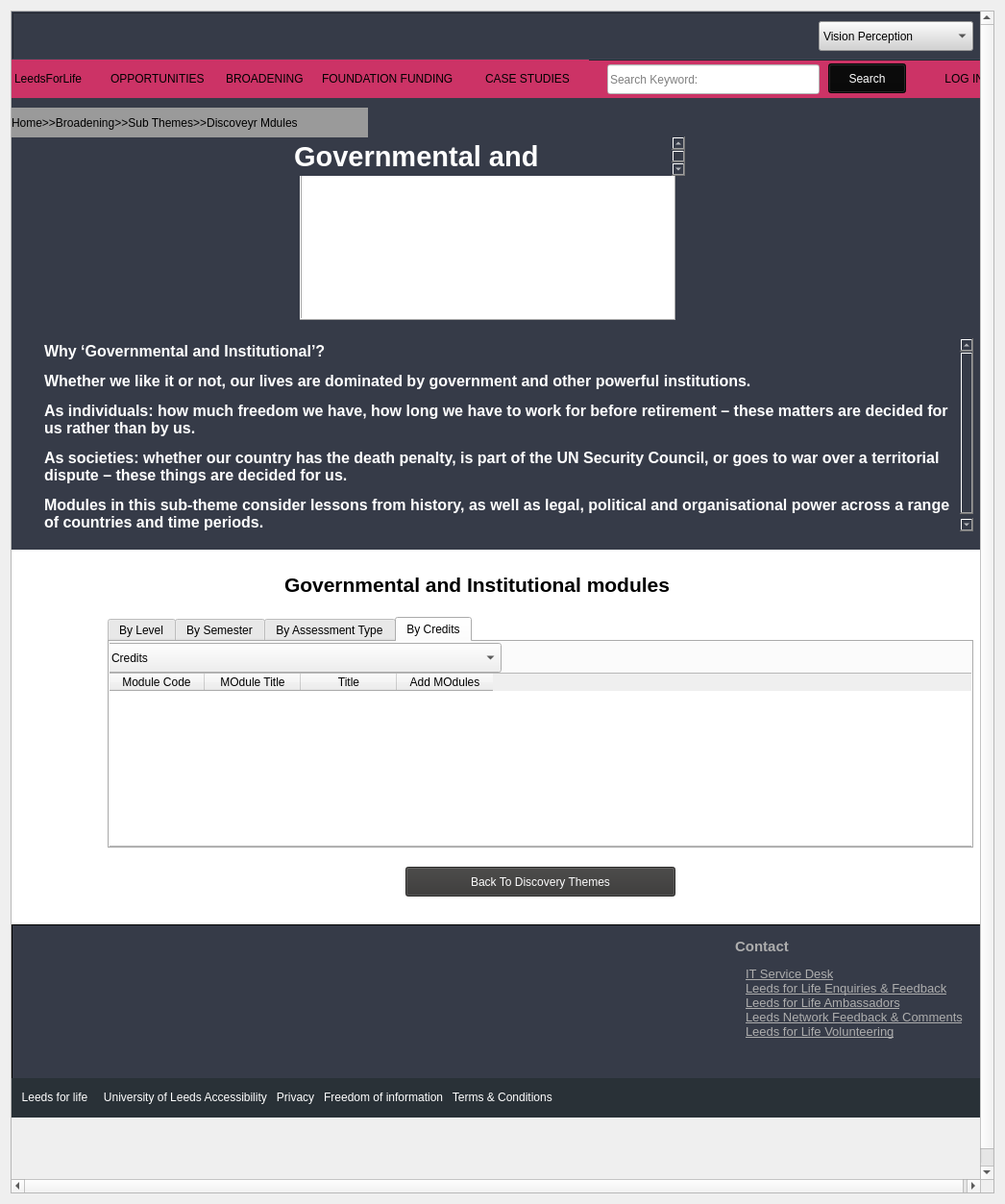
<?xml version="1.0" encoding="UTF-8"?>
<ui version="4.0">
 <class>MainWindow</class>
 <widget class="QMainWindow" name="MainWindow">
  <property name="geometry">
   <rect>
    <x>0</x>
    <y>0</y>
    <width>1046</width>
    <height>1253</height>
   </rect>
  </property>
  <property name="windowTitle">
   <string>MainWindow</string>
  </property>
  <widget class="QWidget" name="centralWidget">
   <layout class="QGridLayout" name="gridLayout">
    <item row="0" column="0">
     <widget class="QScrollArea" name="scrollArea">
      <property name="verticalScrollBarPolicy">
       <enum>Qt::ScrollBarAlwaysOn</enum>
      </property>
      <property name="widgetResizable">
       <bool>false</bool>
      </property>
      <widget class="QWidget" name="scrollAreaWidgetContents_2">
       <property name="geometry">
        <rect>
         <x>0</x>
         <y>0</y>
         <width>1012</width>
         <height>1233</height>
        </rect>
       </property>
       <widget class="QLabel" name="TopLandingSection">
        <property name="geometry">
         <rect>
          <x>0</x>
          <y>0</y>
          <width>1021</width>
          <height>51</height>
         </rect>
        </property>
        <property name="font">
         <font>
          <family>Liberation Sans</family>
          <pointsize>16</pointsize>
          <weight>9</weight>
          <italic>false</italic>
          <bold>false</bold>
         </font>
        </property>
        <property name="styleSheet">
         <string notr="true">background-color: rgb(54, 59, 72);
font: 75 16pt &quot;Liberation Sans&quot;;
color: rgb(255, 255, 255);

</string>
        </property>
        <property name="frameShape">
         <enum>QFrame::Box</enum>
        </property>
        <property name="frameShadow">
         <enum>QFrame::Raised</enum>
        </property>
        <property name="text">
         <string/>
        </property>
        <property name="scaledContents">
         <bool>false</bool>
        </property>
        <property name="alignment">
         <set>Qt::AlignBottom|Qt::AlignHCenter</set>
        </property>
        <property name="wordWrap">
         <bool>false</bool>
        </property>
        <property name="margin">
         <number>16</number>
        </property>
        <property name="textInteractionFlags">
         <set>Qt::NoTextInteraction</set>
        </property>
       </widget>
       <widget class="QComboBox" name="comboBox">
        <property name="geometry">
         <rect>
          <x>840</x>
          <y>10</y>
          <width>161</width>
          <height>31</height>
         </rect>
        </property>
        <property name="styleSheet">
         <string notr="true">background-color: rgb(211, 211, 211);</string>
        </property>
        <item>
         <property name="text">
          <string>Vision Perception</string>
         </property>
         <property name="icon">
          <iconset>
           <activeon>../Broadeningwebpage/images/logoForGlasses.png</activeon>
          </iconset>
         </property>
        </item>
        <item>
         <property name="text">
          <string>Audio Perception</string>
         </property>
         <property name="icon">
          <iconset>
           <activeon>../Broadeningwebpage/images/logoForHearing.jpg</activeon>
          </iconset>
         </property>
        </item>
        <item>
         <property name="text">
          <string>Language</string>
         </property>
         <property name="icon">
          <iconset>
           <activeon>../Broadeningwebpage/images/logoForText.png</activeon>
          </iconset>
         </property>
        </item>
       </widget>
       <widget class="QLabel" name="UniversityLogo_2">
        <property name="geometry">
         <rect>
          <x>8</x>
          <y>5</y>
          <width>163</width>
          <height>41</height>
         </rect>
        </property>
        <property name="text">
         <string/>
        </property>
        <property name="pixmap">
         <pixmap>../Broadeningwebpage/images/snapshot186.png</pixmap>
        </property>
        <property name="openExternalLinks">
         <bool>true</bool>
        </property>
        <property name="textInteractionFlags">
         <set>Qt::LinksAccessibleByKeyboard|Qt::LinksAccessibleByMouse</set>
        </property>
       </widget>
       <widget class="QLabel" name="CaseStudies_NavBar">
        <property name="geometry">
         <rect>
          <x>490</x>
          <y>50</y>
          <width>111</width>
          <height>41</height>
         </rect>
        </property>
        <property name="styleSheet">
         <string notr="true">background-color: rgb(204,51,102);</string>
        </property>
        <property name="text">
         <string>CASE STUDIES</string>
        </property>
        <property name="textFormat">
         <enum>Qt::RichText</enum>
        </property>
        <property name="wordWrap">
         <bool>false</bool>
        </property>
        <property name="margin">
         <number>3</number>
        </property>
        <property name="indent">
         <number>3</number>
        </property>
        <property name="openExternalLinks">
         <bool>true</bool>
        </property>
        <property name="textInteractionFlags">
         <set>Qt::LinksAccessibleByMouse|Qt::TextSelectableByKeyboard</set>
        </property>
       </widget>
       <widget class="QLabel" name="LeedsForLife_NavBar">
        <property name="geometry">
         <rect>
          <x>0</x>
          <y>50</y>
          <width>101</width>
          <height>41</height>
         </rect>
        </property>
        <property name="layoutDirection">
         <enum>Qt::LeftToRight</enum>
        </property>
        <property name="styleSheet">
         <string notr="true">background-color: rgb(204,51,102);</string>
        </property>
        <property name="text">
         <string>    LeedsForLife   </string>
        </property>
        <property name="textFormat">
         <enum>Qt::RichText</enum>
        </property>
        <property name="wordWrap">
         <bool>false</bool>
        </property>
        <property name="margin">
         <number>3</number>
        </property>
        <property name="indent">
         <number>3</number>
        </property>
        <property name="openExternalLinks">
         <bool>true</bool>
        </property>
        <property name="textInteractionFlags">
         <set>Qt::LinksAccessibleByMouse|Qt::TextSelectableByKeyboard</set>
        </property>
       </widget>
       <widget class="QLineEdit" name="SearchAnykeyword">
        <property name="geometry">
         <rect>
          <x>620</x>
          <y>55</y>
          <width>221</width>
          <height>31</height>
         </rect>
        </property>
        <property name="styleSheet">
         <string notr="true">background-color: rgb(255, 255, 255);</string>
        </property>
        <property name="placeholderText">
         <string>Search Keyword:</string>
        </property>
       </widget>
       <widget class="QLabel" name="Opportunities_NavBar">
        <property name="geometry">
         <rect>
          <x>100</x>
          <y>50</y>
          <width>121</width>
          <height>41</height>
         </rect>
        </property>
        <property name="styleSheet">
         <string notr="true">background-color: rgb(204,51,102);</string>
        </property>
        <property name="text">
         <string>OPPORTUNITIES</string>
        </property>
        <property name="textFormat">
         <enum>Qt::RichText</enum>
        </property>
        <property name="wordWrap">
         <bool>false</bool>
        </property>
        <property name="margin">
         <number>3</number>
        </property>
        <property name="indent">
         <number>3</number>
        </property>
        <property name="openExternalLinks">
         <bool>true</bool>
        </property>
        <property name="textInteractionFlags">
         <set>Qt::LinksAccessibleByMouse|Qt::TextSelectableByKeyboard</set>
        </property>
       </widget>
       <widget class="QLabel" name="Foundation_NavBar">
        <property name="geometry">
         <rect>
          <x>320</x>
          <y>50</y>
          <width>171</width>
          <height>41</height>
         </rect>
        </property>
        <property name="styleSheet">
         <string notr="true">background-color: rgb(204,51,102);</string>
        </property>
        <property name="text">
         <string>FOUNDATION FUNDING</string>
        </property>
        <property name="textFormat">
         <enum>Qt::RichText</enum>
        </property>
        <property name="wordWrap">
         <bool>false</bool>
        </property>
        <property name="margin">
         <number>3</number>
        </property>
        <property name="indent">
         <number>3</number>
        </property>
        <property name="openExternalLinks">
         <bool>true</bool>
        </property>
        <property name="textInteractionFlags">
         <set>Qt::LinksAccessibleByMouse|Qt::TextSelectableByKeyboard</set>
        </property>
       </widget>
       <widget class="QLabel" name="Broadening_NavBar">
        <property name="geometry">
         <rect>
          <x>220</x>
          <y>50</y>
          <width>101</width>
          <height>41</height>
         </rect>
        </property>
        <property name="styleSheet">
         <string notr="true">background-color: rgb(204,51,102);</string>
        </property>
        <property name="text">
         <string>BROADENING</string>
        </property>
        <property name="textFormat">
         <enum>Qt::RichText</enum>
        </property>
        <property name="wordWrap">
         <bool>false</bool>
        </property>
        <property name="margin">
         <number>3</number>
        </property>
        <property name="indent">
         <number>3</number>
        </property>
        <property name="openExternalLinks">
         <bool>true</bool>
        </property>
        <property name="textInteractionFlags">
         <set>Qt::LinksAccessibleByMouse|Qt::TextSelectableByKeyboard</set>
        </property>
       </widget>
       <widget class="QPushButton" name="SearchButton">
        <property name="geometry">
         <rect>
          <x>850</x>
          <y>54</y>
          <width>81</width>
          <height>31</height>
         </rect>
        </property>
        <property name="styleSheet">
         <string notr="true">background-color: rgb(8, 8, 8);
font: 9pt &quot;Sans Serif&quot;;
color:rgb(255, 255, 255);</string>
        </property>
        <property name="text">
         <string>Search</string>
        </property>
       </widget>
       <widget class="QLabel" name="LogIn_NavBar">
        <property name="geometry">
         <rect>
          <x>600</x>
          <y>50</y>
          <width>421</width>
          <height>41</height>
         </rect>
        </property>
        <property name="layoutDirection">
         <enum>Qt::RightToLeft</enum>
        </property>
        <property name="styleSheet">
         <string notr="true">background-color: rgb(204,51,102);</string>
        </property>
        <property name="text">
         <string>                                                                                                                  LOG IN</string>
        </property>
        <property name="textFormat">
         <enum>Qt::RichText</enum>
        </property>
        <property name="alignment">
         <set>Qt::AlignRight|Qt::AlignTrailing|Qt::AlignVCenter</set>
        </property>
        <property name="wordWrap">
         <bool>false</bool>
        </property>
        <property name="margin">
         <number>9</number>
        </property>
        <property name="indent">
         <number>9</number>
        </property>
        <property name="openExternalLinks">
         <bool>true</bool>
        </property>
        <property name="textInteractionFlags">
         <set>Qt::LinksAccessibleByMouse|Qt::TextSelectableByKeyboard</set>
        </property>
       </widget>
       <widget class="QLabel" name="label">
        <property name="geometry">
         <rect>
          <x>0</x>
          <y>90</y>
          <width>1021</width>
          <height>471</height>
         </rect>
        </property>
        <property name="styleSheet">
         <string notr="true">background-color: rgb(54, 59, 72);
font: 75 16pt &quot;Liberation Sans&quot;;
color: rgb(255, 255, 255);

</string>
        </property>
        <property name="text">
         <string/>
        </property>
       </widget>
       <widget class="QTextEdit" name="HeadingFirstTheme_2">
        <property name="geometry">
         <rect>
          <x>30</x>
          <y>340</y>
          <width>971</width>
          <height>201</height>
         </rect>
        </property>
        <property name="styleSheet">
         <string notr="true">background-color: rgb(54, 59, 72);
color: rgb(255, 255, 255);
font: 75 18pt &quot;Liberation Serif&quot;;</string>
        </property>
        <property name="frameShape">
         <enum>QFrame::NoFrame</enum>
        </property>
        <property name="html">
         <string>&lt;!DOCTYPE HTML PUBLIC &quot;-//W3C//DTD HTML 4.0//EN&quot; &quot;http://www.w3.org/TR/REC-html40/strict.dtd&quot;&gt;
&lt;html&gt;&lt;head&gt;&lt;meta name=&quot;qrichtext&quot; content=&quot;1&quot; /&gt;&lt;style type=&quot;text/css&quot;&gt;
p, li { white-space: pre-wrap; }
&lt;/style&gt;&lt;/head&gt;&lt;body style=&quot; font-family:'Liberation Serif'; font-size:18pt; font-weight:72; font-style:normal;&quot;&gt;
&lt;p style=&quot; margin-top:0px; margin-bottom:0px; margin-left:0px; margin-right:0px; -qt-block-indent:0; text-indent:0px;&quot;&gt;&lt;span style=&quot; font-size:12pt; font-weight:600;&quot;&gt;Why ‘Governmental and Institutional’? &lt;/span&gt;&lt;/p&gt;
&lt;p style=&quot; margin-top:12px; margin-bottom:12px; margin-left:0px; margin-right:0px; -qt-block-indent:0; text-indent:0px;&quot;&gt;&lt;span style=&quot; font-size:12pt; font-weight:600;&quot;&gt;Whether we like it or not, our lives are dominated by government and other powerful institutions.  &lt;/span&gt;&lt;/p&gt;
&lt;p style=&quot; margin-top:12px; margin-bottom:12px; margin-left:0px; margin-right:0px; -qt-block-indent:0; text-indent:0px;&quot;&gt;&lt;span style=&quot; font-size:12pt; font-weight:600;&quot;&gt;As individuals: how much freedom we have, how long we have to work for before retirement – these matters are decided for us rather than by us. &lt;/span&gt;&lt;/p&gt;
&lt;p style=&quot; margin-top:12px; margin-bottom:12px; margin-left:0px; margin-right:0px; -qt-block-indent:0; text-indent:0px;&quot;&gt;&lt;span style=&quot; font-size:12pt; font-weight:600;&quot;&gt;As societies: whether our country has the death penalty, is part of the UN Security Council, or goes to war over a territorial dispute – these things are decided for us. &lt;/span&gt;&lt;/p&gt;
&lt;p style=&quot; margin-top:12px; margin-bottom:12px; margin-left:0px; margin-right:0px; -qt-block-indent:0; text-indent:0px;&quot;&gt;&lt;span style=&quot; font-size:12pt; font-weight:600;&quot;&gt;Modules in this sub-theme consider lessons from history, as well as legal, political and organisational power across a range of countries and time periods. &lt;/span&gt;&lt;/p&gt;&lt;/body&gt;&lt;/html&gt;</string>
        </property>
        <property name="acceptRichText">
         <bool>false</bool>
        </property>
        <property name="textInteractionFlags">
         <set>Qt::NoTextInteraction</set>
        </property>
       </widget>
       <widget class="QLabel" name="label_2">
        <property name="geometry">
         <rect>
          <x>300</x>
          <y>160</y>
          <width>391</width>
          <height>161</height>
         </rect>
        </property>
        <property name="styleSheet">
         <string notr="true">background-color: rgb(255, 255, 255);</string>
        </property>
        <property name="frameShape">
         <enum>QFrame::Box</enum>
        </property>
        <property name="frameShadow">
         <enum>QFrame::Raised</enum>
        </property>
        <property name="text">
         <string/>
        </property>
        <property name="pixmap">
         <pixmap>../Broadeningwebpage/images/government.png</pixmap>
        </property>
        <property name="scaledContents">
         <bool>true</bool>
        </property>
       </widget>
       <widget class="QTextEdit" name="HeadingFirstTheme">
        <property name="geometry">
         <rect>
          <x>290</x>
          <y>130</y>
          <width>411</width>
          <height>41</height>
         </rect>
        </property>
        <property name="styleSheet">
         <string notr="true">background-color: rgb(54, 59, 72);
color: rgb(255, 255, 255);
font: 75 18pt &quot;Liberation Serif&quot;;</string>
        </property>
        <property name="frameShape">
         <enum>QFrame::NoFrame</enum>
        </property>
        <property name="html">
         <string>&lt;!DOCTYPE HTML PUBLIC &quot;-//W3C//DTD HTML 4.0//EN&quot; &quot;http://www.w3.org/TR/REC-html40/strict.dtd&quot;&gt;
&lt;html&gt;&lt;head&gt;&lt;meta name=&quot;qrichtext&quot; content=&quot;1&quot; /&gt;&lt;style type=&quot;text/css&quot;&gt;
p, li { white-space: pre-wrap; }
&lt;/style&gt;&lt;/head&gt;&lt;body style=&quot; font-family:'Liberation Serif'; font-size:18pt; font-weight:72; font-style:normal;&quot;&gt;
&lt;p style=&quot; margin-top:18px; margin-bottom:12px; margin-left:0px; margin-right:0px; -qt-block-indent:0; text-indent:0px;&quot;&gt;&lt;span style=&quot; font-size:22pt; font-weight:600;&quot;&gt;Governmental and Institutional&lt;/span&gt;&lt;/p&gt;&lt;/body&gt;&lt;/html&gt;</string>
        </property>
        <property name="acceptRichText">
         <bool>false</bool>
        </property>
        <property name="textInteractionFlags">
         <set>Qt::NoTextInteraction</set>
        </property>
       </widget>
       <widget class="QLabel" name="label_3">
        <property name="geometry">
         <rect>
          <x>0</x>
          <y>560</y>
          <width>1021</width>
          <height>391</height>
         </rect>
        </property>
        <property name="styleSheet">
         <string notr="true">
background-color: white;</string>
        </property>
        <property name="text">
         <string/>
        </property>
       </widget>
       <widget class="QTextEdit" name="HeadingForSubThemes">
        <property name="geometry">
         <rect>
          <x>280</x>
          <y>580</y>
          <width>511</width>
          <height>41</height>
         </rect>
        </property>
        <property name="frameShape">
         <enum>QFrame::NoFrame</enum>
        </property>
        <property name="html">
         <string>&lt;!DOCTYPE HTML PUBLIC &quot;-//W3C//DTD HTML 4.0//EN&quot; &quot;http://www.w3.org/TR/REC-html40/strict.dtd&quot;&gt;
&lt;html&gt;&lt;head&gt;&lt;meta name=&quot;qrichtext&quot; content=&quot;1&quot; /&gt;&lt;style type=&quot;text/css&quot;&gt;
p, li { white-space: pre-wrap; }
&lt;/style&gt;&lt;/head&gt;&lt;body style=&quot; font-family:'Cantarell'; font-size:11pt; font-weight:400; font-style:normal;&quot;&gt;
&lt;p style=&quot; margin-top:16px; margin-bottom:12px; margin-left:0px; margin-right:0px; -qt-block-indent:0; text-indent:0px;&quot;&gt;&lt;span style=&quot; font-family:'Sans Serif'; font-size:16pt; font-weight:600;&quot;&gt;Governmental and Institutional modules&lt;/span&gt;&lt;/p&gt;&lt;/body&gt;&lt;/html&gt;</string>
        </property>
       </widget>
       <widget class="QTabWidget" name="tabWidget">
        <property name="geometry">
         <rect>
          <x>100</x>
          <y>630</y>
          <width>901</width>
          <height>241</height>
         </rect>
        </property>
        <property name="currentIndex">
         <number>3</number>
        </property>
        <widget class="QWidget" name="By">
         <attribute name="title">
          <string>By Level</string>
         </attribute>
         <widget class="QComboBox" name="comboBox_2">
          <property name="geometry">
           <rect>
            <x>-1</x>
            <y>-1</y>
            <width>901</width>
            <height>31</height>
           </rect>
          </property>
          <item>
           <property name="text">
            <string>Levels</string>
           </property>
          </item>
          <item>
           <property name="text">
            <string>Level 1</string>
           </property>
          </item>
          <item>
           <property name="text">
            <string>Level 2</string>
           </property>
          </item>
          <item>
           <property name="text">
            <string>Level 3</string>
           </property>
          </item>
         </widget>
         <widget class="QTableWidget" name="tableWidget_2">
          <property name="geometry">
           <rect>
            <x>-1</x>
            <y>22</y>
            <width>901</width>
            <height>201</height>
           </rect>
          </property>
          <column>
           <property name="text">
            <string>Module Code</string>
           </property>
          </column>
          <column>
           <property name="text">
            <string>MOdule Title</string>
           </property>
          </column>
          <column>
           <property name="text">
            <string>Title</string>
           </property>
          </column>
          <column>
           <property name="text">
            <string>Add MOdules</string>
           </property>
          </column>
         </widget>
        </widget>
        <widget class="QWidget" name="By">
         <attribute name="title">
          <string>By Semester</string>
         </attribute>
         <widget class="QComboBox" name="comboBox_3">
          <property name="geometry">
           <rect>
            <x>-1</x>
            <y>-1</y>
            <width>901</width>
            <height>31</height>
           </rect>
          </property>
          <item>
           <property name="text">
            <string>Semesters</string>
           </property>
          </item>
          <item>
           <property name="text">
            <string>Semester1</string>
           </property>
          </item>
          <item>
           <property name="text">
            <string>Semester2</string>
           </property>
          </item>
          <item>
           <property name="text">
            <string>Semester 1 &amp; 2</string>
           </property>
          </item>
         </widget>
         <widget class="QTableWidget" name="tableWidget">
          <property name="geometry">
           <rect>
            <x>-1</x>
            <y>24</y>
            <width>901</width>
            <height>201</height>
           </rect>
          </property>
          <column>
           <property name="text">
            <string>Module Code</string>
           </property>
          </column>
          <column>
           <property name="text">
            <string>MOdule Title</string>
           </property>
          </column>
          <column>
           <property name="text">
            <string>Title</string>
           </property>
          </column>
          <column>
           <property name="text">
            <string>Add MOdules</string>
           </property>
          </column>
         </widget>
        </widget>
        <widget class="QWidget" name="tab">
         <attribute name="title">
          <string>By Assessment Type</string>
         </attribute>
         <widget class="QComboBox" name="comboBox_4">
          <property name="geometry">
           <rect>
            <x>-1</x>
            <y>-1</y>
            <width>411</width>
            <height>31</height>
           </rect>
          </property>
          <item>
           <property name="text">
            <string>Assessmebt Type</string>
           </property>
          </item>
          <item>
           <property name="text">
            <string>Exam only</string>
           </property>
          </item>
          <item>
           <property name="text">
            <string>Coursework onjly</string>
           </property>
          </item>
          <item>
           <property name="text">
            <string>Exam and Coursework</string>
           </property>
          </item>
         </widget>
         <widget class="QTableWidget" name="tableWidget_3">
          <property name="geometry">
           <rect>
            <x>-1</x>
            <y>22</y>
            <width>901</width>
            <height>201</height>
           </rect>
          </property>
          <column>
           <property name="text">
            <string>Module Code</string>
           </property>
          </column>
          <column>
           <property name="text">
            <string>MOdule Title</string>
           </property>
          </column>
          <column>
           <property name="text">
            <string>Title</string>
           </property>
          </column>
          <column>
           <property name="text">
            <string>Add MOdules</string>
           </property>
          </column>
         </widget>
        </widget>
        <widget class="QWidget" name="tab_2">
         <attribute name="title">
          <string>By Credits</string>
         </attribute>
         <widget class="QComboBox" name="comboBox_5">
          <property name="geometry">
           <rect>
            <x>-3</x>
            <y>1</y>
            <width>411</width>
            <height>31</height>
           </rect>
          </property>
          <item>
           <property name="text">
            <string>Credits</string>
           </property>
          </item>
          <item>
           <property name="text">
            <string>10</string>
           </property>
          </item>
          <item>
           <property name="text">
            <string>20</string>
           </property>
          </item>
          <item>
           <property name="text">
            <string>30</string>
           </property>
          </item>
          <item>
           <property name="text">
            <string>40</string>
           </property>
          </item>
         </widget>
         <widget class="QTableWidget" name="tableWidget_4">
          <property name="geometry">
           <rect>
            <x>-2</x>
            <y>32</y>
            <width>901</width>
            <height>181</height>
           </rect>
          </property>
          <column>
           <property name="text">
            <string>Module Code</string>
           </property>
          </column>
          <column>
           <property name="text">
            <string>MOdule Title</string>
           </property>
          </column>
          <column>
           <property name="text">
            <string>Title</string>
           </property>
          </column>
          <column>
           <property name="text">
            <string>Add MOdules</string>
           </property>
          </column>
         </widget>
        </widget>
       </widget>
       <widget class="QPushButton" name="pushButton">
        <property name="geometry">
         <rect>
          <x>410</x>
          <y>890</y>
          <width>281</width>
          <height>31</height>
         </rect>
        </property>
        <property name="styleSheet">
         <string notr="true">color:rgb(252, 252, 252);
background-color: rgb(204, 51, 102);
background-color: rgb(54, 53, 52);</string>
        </property>
        <property name="text">
         <string>Back To Discovery Themes</string>
        </property>
       </widget>
       <widget class="QLabel" name="fbFeed">
        <property name="geometry">
         <rect>
          <x>180</x>
          <y>990</y>
          <width>91</width>
          <height>91</height>
         </rect>
        </property>
        <property name="maximumSize">
         <size>
          <width>300</width>
          <height>300</height>
         </size>
        </property>
        <property name="baseSize">
         <size>
          <width>50</width>
          <height>50</height>
         </size>
        </property>
        <property name="styleSheet">
         <string notr="true"/>
        </property>
        <property name="text">
         <string/>
        </property>
        <property name="textFormat">
         <enum>Qt::PlainText</enum>
        </property>
        <property name="pixmap">
         <pixmap>../../../../../../../csunix/sc15hv/Desktop/gitlab(User Interface)/UI/Broadeningwebpage/images/fb.ico</pixmap>
        </property>
        <property name="scaledContents">
         <bool>true</bool>
        </property>
        <property name="openExternalLinks">
         <bool>true</bool>
        </property>
        <property name="textInteractionFlags">
         <set>Qt::LinksAccessibleByKeyboard|Qt::LinksAccessibleByMouse</set>
        </property>
       </widget>
       <widget class="QLabel" name="twitterFeed">
        <property name="geometry">
         <rect>
          <x>360</x>
          <y>990</y>
          <width>91</width>
          <height>91</height>
         </rect>
        </property>
        <property name="maximumSize">
         <size>
          <width>300</width>
          <height>300</height>
         </size>
        </property>
        <property name="baseSize">
         <size>
          <width>50</width>
          <height>50</height>
         </size>
        </property>
        <property name="styleSheet">
         <string notr="true"/>
        </property>
        <property name="text">
         <string/>
        </property>
        <property name="textFormat">
         <enum>Qt::PlainText</enum>
        </property>
        <property name="pixmap">
         <pixmap>../../../../../../../csunix/sc15hv/Desktop/gitlab(User Interface)/UI/Broadeningwebpage/images/twitter_.png</pixmap>
        </property>
        <property name="scaledContents">
         <bool>true</bool>
        </property>
        <property name="openExternalLinks">
         <bool>true</bool>
        </property>
        <property name="textInteractionFlags">
         <set>Qt::LinksAccessibleByKeyboard|Qt::LinksAccessibleByMouse</set>
        </property>
       </widget>
       <widget class="QLabel" name="RSSandContactSection">
        <property name="geometry">
         <rect>
          <x>0</x>
          <y>950</y>
          <width>1021</width>
          <height>161</height>
         </rect>
        </property>
        <property name="styleSheet">
         <string notr="true">background-color: rgb(54, 59, 72);</string>
        </property>
        <property name="frameShape">
         <enum>QFrame::Box</enum>
        </property>
        <property name="text">
         <string/>
        </property>
        <property name="textInteractionFlags">
         <set>Qt::LinksAccessibleByKeyboard|Qt::LinksAccessibleByMouse</set>
        </property>
       </widget>
       <widget class="QLabel" name="linkedinFeed">
        <property name="geometry">
         <rect>
          <x>20</x>
          <y>990</y>
          <width>91</width>
          <height>91</height>
         </rect>
        </property>
        <property name="maximumSize">
         <size>
          <width>300</width>
          <height>300</height>
         </size>
        </property>
        <property name="baseSize">
         <size>
          <width>50</width>
          <height>50</height>
         </size>
        </property>
        <property name="styleSheet">
         <string notr="true"/>
        </property>
        <property name="text">
         <string/>
        </property>
        <property name="textFormat">
         <enum>Qt::PlainText</enum>
        </property>
        <property name="pixmap">
         <pixmap>../../../../../../../csunix/sc15hv/Desktop/gitlab(User Interface)/UI/Broadeningwebpage/images/linkedin_.png</pixmap>
        </property>
        <property name="scaledContents">
         <bool>true</bool>
        </property>
        <property name="openExternalLinks">
         <bool>true</bool>
        </property>
        <property name="textInteractionFlags">
         <set>Qt::LinksAccessibleByKeyboard|Qt::LinksAccessibleByMouse</set>
        </property>
       </widget>
       <widget class="QTextEdit" name="textEdit">
        <property name="geometry">
         <rect>
          <x>720</x>
          <y>960</y>
          <width>281</width>
          <height>131</height>
         </rect>
        </property>
        <property name="styleSheet">
         <string notr="true">background-color: rgb(54, 59, 72);
</string>
        </property>
        <property name="frameShape">
         <enum>QFrame::NoFrame</enum>
        </property>
        <property name="verticalScrollBarPolicy">
         <enum>Qt::ScrollBarAlwaysOff</enum>
        </property>
        <property name="horizontalScrollBarPolicy">
         <enum>Qt::ScrollBarAlwaysOff</enum>
        </property>
        <property name="readOnly">
         <bool>true</bool>
        </property>
        <property name="html">
         <string>&lt;!DOCTYPE HTML PUBLIC &quot;-//W3C//DTD HTML 4.0//EN&quot; &quot;http://www.w3.org/TR/REC-html40/strict.dtd&quot;&gt;
&lt;html&gt;&lt;head&gt;&lt;meta name=&quot;qrichtext&quot; content=&quot;1&quot; /&gt;&lt;style type=&quot;text/css&quot;&gt;
p, li { white-space: pre-wrap; }
&lt;/style&gt;&lt;/head&gt;&lt;body style=&quot; font-family:'Cantarell'; font-size:11pt; font-weight:400; font-style:normal;&quot;&gt;
&lt;p style=&quot; margin-top:12px; margin-bottom:12px; margin-left:0px; margin-right:0px; -qt-block-indent:0; text-indent:0px;&quot;&gt;&lt;span style=&quot; font-weight:600; color:#adadad;&quot;&gt;       Contact&lt;/span&gt;&lt;span style=&quot; color:#adadad;&quot;&gt; &lt;/span&gt;&lt;/p&gt;
&lt;p style=&quot; margin-top:12px; margin-bottom:0px; margin-left:0px; margin-right:0px; -qt-block-indent:1; text-indent:0px;&quot;&gt;&lt;a href=&quot;mailto:itservicedesk@leeds.ac.uk?subject=Leeds%20for%20Life%20Enquiry&quot;&gt;&lt;span style=&quot; font-size:10pt; text-decoration: underline; color:#adadad;&quot;&gt;IT Service Desk&lt;/span&gt;&lt;/a&gt;&lt;span style=&quot; font-size:10pt; color:#adadad;&quot;&gt; &lt;/span&gt;&lt;/p&gt;
&lt;p style=&quot; margin-top:0px; margin-bottom:0px; margin-left:0px; margin-right:0px; -qt-block-indent:1; text-indent:0px;&quot;&gt;&lt;a href=&quot;mailto:leedsforlife@leeds.ac.uk?subject=Leeds%20for%20Life%20Enquiries&quot;&gt;&lt;span style=&quot; font-size:10pt; text-decoration: underline; color:#adadad;&quot;&gt;Leeds for Life Enquiries &amp;amp; Feedback&lt;/span&gt;&lt;/a&gt;&lt;span style=&quot; font-size:10pt; color:#adadad;&quot;&gt; &lt;/span&gt;&lt;/p&gt;
&lt;p style=&quot; margin-top:0px; margin-bottom:0px; margin-left:0px; margin-right:0px; -qt-block-indent:1; text-indent:0px;&quot;&gt;&lt;a href=&quot;mailto:lflamb@leeds.ac.uk?subject=Leeds%20for%20Life%20Ambassadors&quot;&gt;&lt;span style=&quot; font-size:10pt; text-decoration: underline; color:#adadad;&quot;&gt;Leeds for Life Ambassadors&lt;/span&gt;&lt;/a&gt;&lt;span style=&quot; font-size:10pt; color:#adadad;&quot;&gt; &lt;/span&gt;&lt;/p&gt;
&lt;p style=&quot; margin-top:0px; margin-bottom:0px; margin-left:0px; margin-right:0px; -qt-block-indent:1; text-indent:0px;&quot;&gt;&lt;a href=&quot;https://leedsforlife.leeds.ac.uk/leedsnetwork/feedback&quot;&gt;&lt;span style=&quot; font-size:10pt; text-decoration: underline; color:#adadad;&quot;&gt;Leeds Network Feedback &amp;amp; Comments&lt;/span&gt;&lt;/a&gt;&lt;span style=&quot; font-size:10pt; color:#adadad;&quot;&gt; &lt;/span&gt;&lt;/p&gt;
&lt;p style=&quot; margin-top:0px; margin-bottom:12px; margin-left:0px; margin-right:0px; -qt-block-indent:1; text-indent:0px;&quot;&gt;&lt;a href=&quot;mailto:volunteer@leeds.ac.uk?subject=Leeds%20for%20Life%20Volunteering&quot;&gt;&lt;span style=&quot; font-size:10pt; text-decoration: underline; color:#adadad;&quot;&gt;Leeds for Life Volunteering&lt;/span&gt;&lt;/a&gt;&lt;span style=&quot; font-size:10pt; color:#adadad;&quot;&gt; &lt;/span&gt;&lt;/p&gt;&lt;/body&gt;&lt;/html&gt;</string>
        </property>
       </widget>
       <widget class="QLabel" name="googleFeed">
        <property name="geometry">
         <rect>
          <x>540</x>
          <y>990</y>
          <width>91</width>
          <height>91</height>
         </rect>
        </property>
        <property name="maximumSize">
         <size>
          <width>300</width>
          <height>300</height>
         </size>
        </property>
        <property name="baseSize">
         <size>
          <width>50</width>
          <height>50</height>
         </size>
        </property>
        <property name="styleSheet">
         <string notr="true"/>
        </property>
        <property name="text">
         <string/>
        </property>
        <property name="textFormat">
         <enum>Qt::PlainText</enum>
        </property>
        <property name="pixmap">
         <pixmap>../../../../../../../csunix/sc15hv/Desktop/gitlab(User Interface)/UI/Broadeningwebpage/images/g+.ico</pixmap>
        </property>
        <property name="scaledContents">
         <bool>true</bool>
        </property>
        <property name="openExternalLinks">
         <bool>true</bool>
        </property>
        <property name="textInteractionFlags">
         <set>Qt::LinksAccessibleByKeyboard|Qt::LinksAccessibleByMouse</set>
        </property>
       </widget>
       <widget class="QLabel" name="fbFeed_2">
        <property name="geometry">
         <rect>
          <x>170</x>
          <y>990</y>
          <width>91</width>
          <height>91</height>
         </rect>
        </property>
        <property name="maximumSize">
         <size>
          <width>300</width>
          <height>300</height>
         </size>
        </property>
        <property name="baseSize">
         <size>
          <width>50</width>
          <height>50</height>
         </size>
        </property>
        <property name="styleSheet">
         <string notr="true"/>
        </property>
        <property name="text">
         <string/>
        </property>
        <property name="textFormat">
         <enum>Qt::PlainText</enum>
        </property>
        <property name="pixmap">
         <pixmap>../../../../../../../csunix/sc15hv/Desktop/gitlab(User Interface)/UI/Broadeningwebpage/images/fb.ico</pixmap>
        </property>
        <property name="scaledContents">
         <bool>true</bool>
        </property>
        <property name="openExternalLinks">
         <bool>true</bool>
        </property>
        <property name="textInteractionFlags">
         <set>Qt::LinksAccessibleByKeyboard|Qt::LinksAccessibleByMouse</set>
        </property>
       </widget>
       <widget class="QLabel" name="twitterFeed_2">
        <property name="geometry">
         <rect>
          <x>350</x>
          <y>990</y>
          <width>91</width>
          <height>91</height>
         </rect>
        </property>
        <property name="maximumSize">
         <size>
          <width>300</width>
          <height>300</height>
         </size>
        </property>
        <property name="baseSize">
         <size>
          <width>50</width>
          <height>50</height>
         </size>
        </property>
        <property name="styleSheet">
         <string notr="true"/>
        </property>
        <property name="text">
         <string/>
        </property>
        <property name="textFormat">
         <enum>Qt::PlainText</enum>
        </property>
        <property name="pixmap">
         <pixmap>../../../../../../../csunix/sc15hv/Desktop/gitlab(User Interface)/UI/Broadeningwebpage/images/twitter_.png</pixmap>
        </property>
        <property name="scaledContents">
         <bool>true</bool>
        </property>
        <property name="openExternalLinks">
         <bool>true</bool>
        </property>
        <property name="textInteractionFlags">
         <set>Qt::LinksAccessibleByKeyboard|Qt::LinksAccessibleByMouse</set>
        </property>
       </widget>
       <widget class="QLabel" name="label_4">
        <property name="geometry">
         <rect>
          <x>0</x>
          <y>1110</y>
          <width>1021</width>
          <height>41</height>
         </rect>
        </property>
        <property name="styleSheet">
         <string notr="true">color: rgb(255, 255, 255);
background-color: rgb(41, 49, 55);</string>
        </property>
        <property name="frameShape">
         <enum>QFrame::Box</enum>
        </property>
        <property name="lineWidth">
         <number>0</number>
        </property>
        <property name="midLineWidth">
         <number>-1</number>
        </property>
        <property name="text">
         <string>  Leeds for life     University of Leeds Accessibility   Privacy   Freedom of information   Terms &amp; Conditions</string>
        </property>
        <property name="textFormat">
         <enum>Qt::AutoText</enum>
        </property>
        <property name="scaledContents">
         <bool>false</bool>
        </property>
        <property name="wordWrap">
         <bool>true</bool>
        </property>
        <property name="margin">
         <number>7</number>
        </property>
        <property name="indent">
         <number>4</number>
        </property>
        <property name="openExternalLinks">
         <bool>true</bool>
        </property>
        <property name="textInteractionFlags">
         <set>Qt::LinksAccessibleByKeyboard|Qt::LinksAccessibleByMouse</set>
        </property>
       </widget>
       <widget class="QLabel" name="label_5">
        <property name="geometry">
         <rect>
          <x>0</x>
          <y>100</y>
          <width>371</width>
          <height>31</height>
         </rect>
        </property>
        <property name="styleSheet">
         <string notr="true">background-color: rgb(154, 154, 154);</string>
        </property>
        <property name="text">
         <string>Home&gt;&gt;Broadening&gt;&gt;Sub Themes&gt;&gt;Discoveyr Mdules</string>
        </property>
       </widget>
       <zorder>LogIn_NavBar</zorder>
       <zorder>TopLandingSection</zorder>
       <zorder>comboBox</zorder>
       <zorder>UniversityLogo_2</zorder>
       <zorder>CaseStudies_NavBar</zorder>
       <zorder>LeedsForLife_NavBar</zorder>
       <zorder>SearchAnykeyword</zorder>
       <zorder>Opportunities_NavBar</zorder>
       <zorder>Foundation_NavBar</zorder>
       <zorder>Broadening_NavBar</zorder>
       <zorder>SearchButton</zorder>
       <zorder>label</zorder>
       <zorder>HeadingFirstTheme_2</zorder>
       <zorder>label_2</zorder>
       <zorder>HeadingFirstTheme</zorder>
       <zorder>label_3</zorder>
       <zorder>HeadingForSubThemes</zorder>
       <zorder>tabWidget</zorder>
       <zorder>pushButton</zorder>
       <zorder>fbFeed</zorder>
       <zorder>twitterFeed</zorder>
       <zorder>RSSandContactSection</zorder>
       <zorder>linkedinFeed</zorder>
       <zorder>textEdit</zorder>
       <zorder>googleFeed</zorder>
       <zorder>fbFeed_2</zorder>
       <zorder>twitterFeed_2</zorder>
       <zorder>label_4</zorder>
       <zorder>label_5</zorder>
      </widget>
     </widget>
    </item>
   </layout>
  </widget>
 </widget>
 <layoutdefault spacing="6" margin="11"/>
 <resources/>
 <connections/>
</ui>
